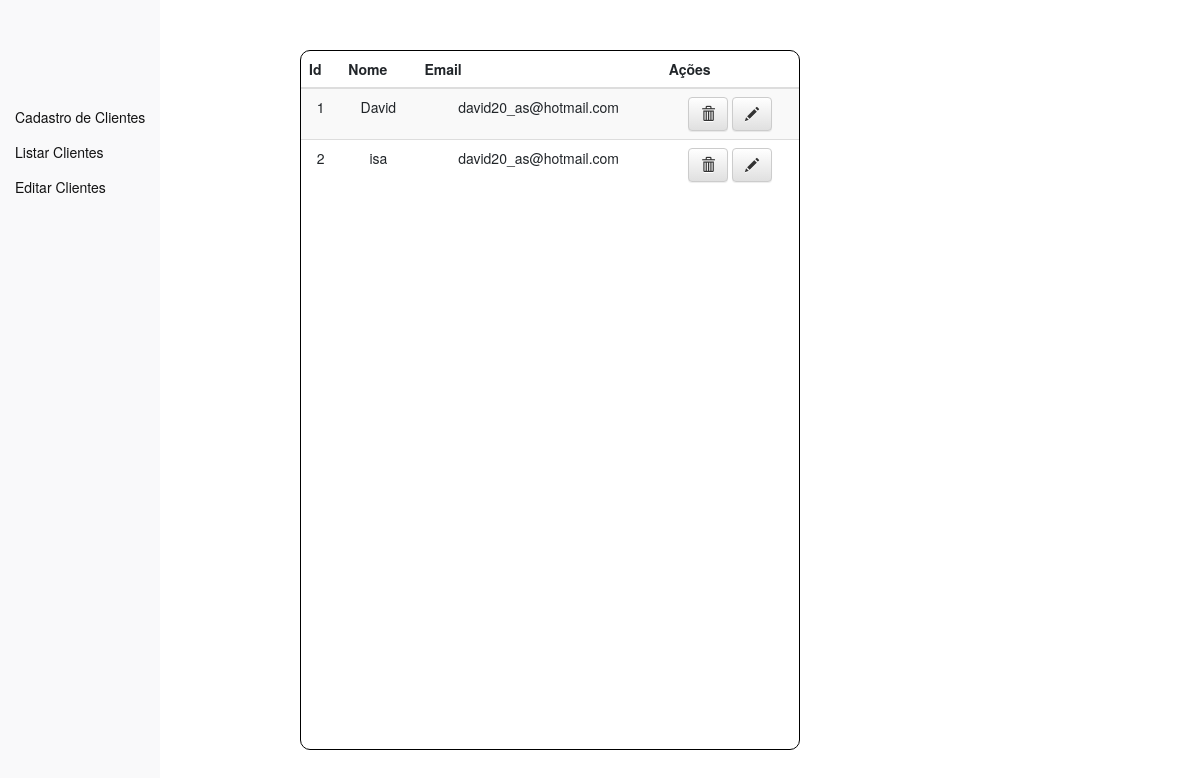
Before: /clientes/lista_de_clientes/ with the older database file.
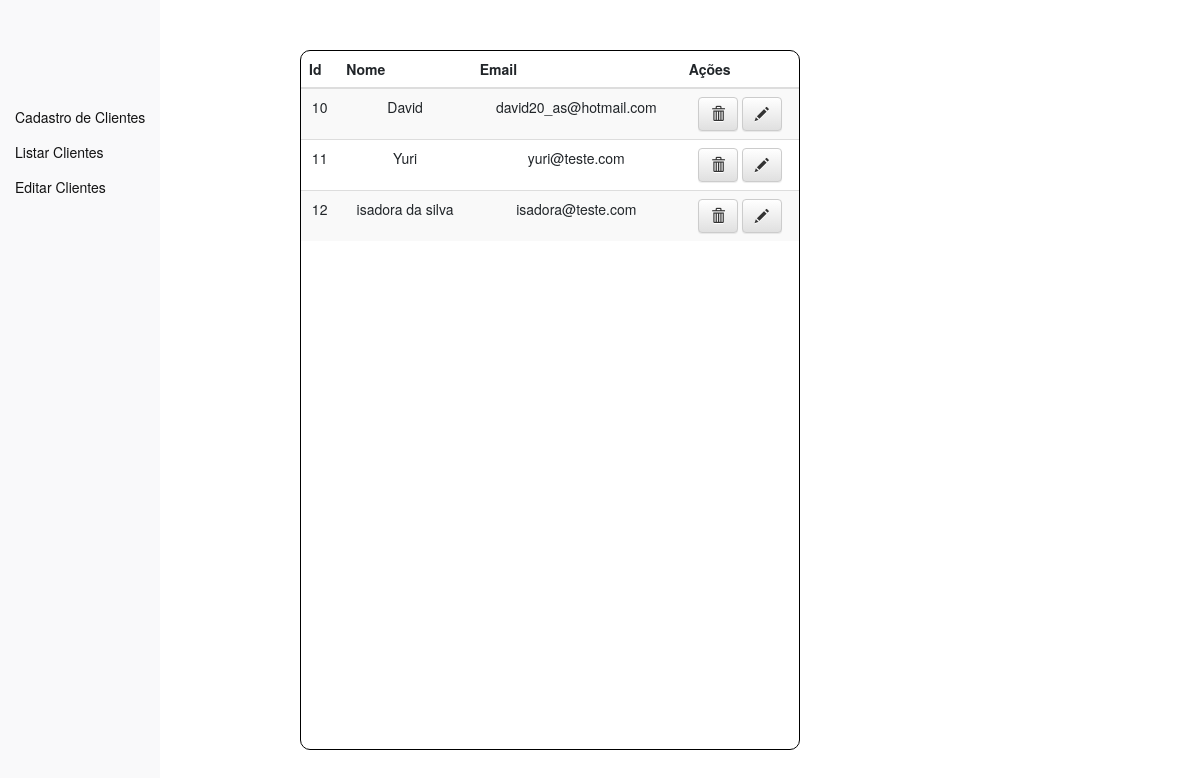
After: the same page with the newer database file.
### clientes/models.py (models this page shows, shortened)
class NomeUsuario(models.Model):
    ESTADO_CIVIL = (
        ("solteiro", "solteiro"),
        ("casado", "casado"),
        ("viuvo", "viuvo"),
    )
    GENEROS = (
        ("masculino", "masculino"),
        ("feminino", "feminino"),
        ("outros", "outros"),
    )
    id_usuario = models.AutoField(primary_key=True)
    nome = models.CharField(max_length=120)
    cel = models.IntegerField()
    email = models.EmailField(null=False, blank=False)
    cpf = models.IntegerField()
    estado_civil = models.CharField(max_length=40, choices=ESTADO_CIVIL, blank=False, null=False)
    genero = models.CharField(max_length=40, choices=GENEROS, blank=False, null=False)
    rua = models.CharField(max_length=80)
    complemento = models.CharField(max_length=40)
    cidade = models.CharField(max_length=40)
    estado = models.CharField(max_length=40)
    cep = models.CharField(max_length=40)

### clientes/views.py (the view)
# urls.py: path('lista_de_clientes/', lista_de_clientes, name="lista_de_clientes"),
def lista_de_clientes(request):
    clientes = NomeUsuario.objects.all
    contexto = {
        "clientes" : clientes
    }
    return render(request, "lista_de_clientes.html", contexto)

### templates/lista_de_clientes.html (shortened to what this page needs)
{% extends 'base.html' %}
{% load static %}
    {% block content %}
        <div class="conteudo-cadastro">
            <div class="trans_borde">
                <div class="table-responsive">
                    <table class="table table-striped">
                        <thead>
                            <tr>
                                <th>Id</th>
                                <th>Nome</th>
                                <th>Email</th>
                                <th>Ações</th>
                            </tr>
                        </thead>
                        <tbody>
                            {% for cliente in clientes %}
                            <tr>
                                <td>{{cliente.id_usuario}}</td>
                                <td>{{cliente.nome}}</td>
                                <td>{{cliente.email}}</td>
                                <td>
                                    <a class="btn btn-default" href="{% url 'excluir_cliente' cliente.id_usuario %}"><span class="glyphicon glyphicon-trash"></span></a>
                                    <a class="btn btn-default" href="{% url 'editar_cliente' cliente.id_usuario %}"><span class="glyphicon glyphicon-pencil"></span></a>
                                </td>
                            </tr>
                            {% endfor %}
                        </tbody>
                    </table>
                </div>
            </div>
        </div>
    {% endblock%}

### templates/base.html (shortened to what this page needs)
{% load static %}
<!DOCTYPE html>
<html lang="en">
<head>
  <link rel="stylesheet" href="{% static '/menu.css' %}">
  <link rel="stylesheet" href="https://maxcdn.bootstrapcdn.com/bootstrap/4.3.1/css/bootstrap.min.css">
  <link rel="stylesheet" href="//maxcdn.bootstrapcdn.com/bootstrap/3.2.0/css/bootstrap.min.css">
  <link rel="stylesheet" href="//maxcdn.bootstrapcdn.com/bootstrap/3.2.0/css/bootstrap-theme.min.css">
</head>
<body>
<div class="container-fluid">
<div class="container">
    <div class="row py-3">
        <div class="col-lg-3 col-sm-3 mr-auto" id="sticky-sidebar">
            <div class="sticky-top">
                <div class="barra" style="padding-top: 100px">
                  <ul class="nav flex-column">
                    <li class="nav-item" >
                      <a id="cor" class="nav-link" href="{% url 'tela_inicio' %}">Cadastro de Clientes</a>
                    </li>
                    <li class="nav-item" style="margin-top:-15px" >
                      <a id="cor" class="nav-link" href="{% url 'lista_de_clientes' %}">Listar Clientes</a>
                    </li>
                    <li class="nav-item" style="margin-top:-15px">
                      <a id="cor" class="nav-link" href="#">Editar Clientes</a>
                    </li>
                  </ul>
                </div>
            </div>
        </div>
        <div class="col-lg-9 col-sm-8 ml-auto" id="main">
           <div class="conteudo">
              <div class="tab-content">
                <div id="home" class="container tab-pane active"><br>
                  {% block content %}
                  {% endblock%}
            </div>
        </div>
    </div>
</div>
</body>
</html>

### controle_estoque/static/menu.css (style rules this page uses)
.barra { background-color: #f9f9fa; height: 100%; text-decoration: none; position: fixed; margin-top: -18px; color:#1a1818; left: 0px; }
#cor { color:#111111; text-decoration: none; padding: 15px; }
.container-fluid { padding:0 !important; left: 0px; }
.container { padding:0 !important; }
.conteudo { left: 300px; position: fixed; }
.conteudo-cadastro { border: 1px solid black; border-radius: 10px; width: 500px; height: 700px; text-align: center; }

Changed rows visible on the page:
removed NomeUsuario: id_usuario "1", nome "David", email "david20_as@hotmail.com"
removed NomeUsuario: id_usuario "2", nome "isa", email "david20_as@hotmail.com"
added NomeUsuario: id_usuario "10", nome "David", email "david20_as@hotmail.com"
added NomeUsuario: id_usuario "11", nome "Yuri", email "yuri@teste.com"
added NomeUsuario: id_usuario "12", nome "isadora da silva", email "isadora@teste.com"
